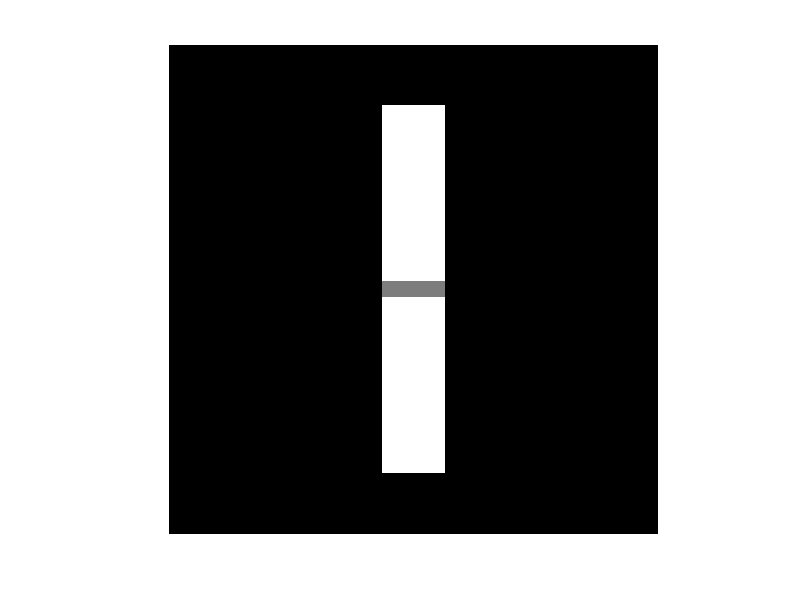

Source code (MATLAB):
clc;clear;close all;
image = uint8(zeros(512,512));
image(0+64:512-64,256-32:256+32) = 255;
imwrite(image,'case1_original.png');
image(256-8:256+8,256-32:256+32) = 127;
imwrite(image,'case1_toinpaint.png');
domain = zeros(512,512);
domain(256-8:256+8,256-32:256+32) = 255;
imwrite(domain,'case1_inpaintdomain.png');
imshow(uint8(image))